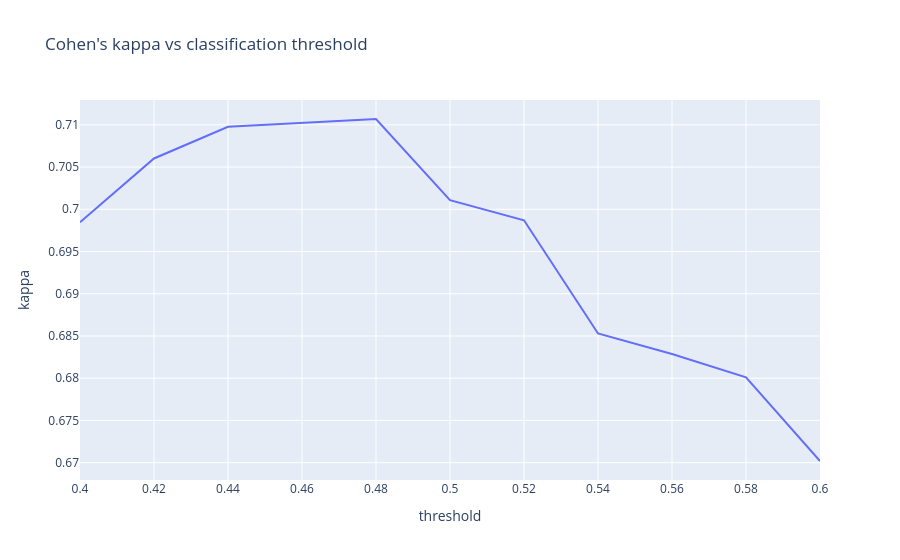

Notebook source saved alongside this figure:
### Markdown cell above
# Подбор порогов

### Code cell
best_threshold_kappa = -1.0
best_threshold = None
threshold_kappas = []
thresholds = np.linspace(0.4, 0.6, num=11)
for threshold in thresholds:
    print(f"Internal val study-level metrics at threshold {threshold}:")
    study_level_pred_val = predict_study_level(model, internal_val_df, threshold=threshold)
    cohen_kappa = cohen_kappa_score(study_level_pred_val["label"], study_level_pred_val["pred"])
    threshold_kappas.append({"threshold": threshold, "kappa": cohen_kappa})
    print(f"  Cohen's kappa: {cohen_kappa:.4f}")
    if cohen_kappa > best_threshold_kappa:
        best_threshold_kappa = cohen_kappa
        best_threshold = threshold
print(f"Best threshold based on internal val kappa: {best_threshold} (kappa={best_threshold_kappa:.4f})")
# plot threshold vs kappa using plotly express
from plotly import express as px
threshold_kappa_df = pd.DataFrame(threshold_kappas)
fig = px.line(threshold_kappa_df, x="threshold", y="kappa", title="Cohen's kappa vs classification threshold")
fig.show()

### Figure 1 — Plotly figure (JSON) as saved in the notebook; plotly's stock layout.template omitted (floating-point values rounded to 4 significant figures)
{"data": [{"hovertemplate": "threshold=%{x}<br>kappa=%{y}<extra></extra>", "legendgroup": "", "line": {"color": "#636efa", "dash": "solid"}, "marker": {"symbol": "circle"}, "mode": "lines", "name": "", "orientation": "v", "showlegend": false, "type": "scatter", "x": [0.4, 0.42, 0.44, 0.46, 0.48, 0.5, 0.52, 0.54, 0.56, 0.58, 0.6], "xaxis": "x", "y": [0.6985, 0.706, 0.7098, 0.7102, 0.7107, 0.7011, 0.6987, 0.6853, 0.6829, 0.6801, 0.6702], "yaxis": "y"}], "layout": {"legend": {"tracegroupgap": 0}, "title": {"text": "Cohen's kappa vs classification threshold"}, "xaxis": {"anchor": "y", "domain": [0, 1], "title": {"text": "threshold"}}, "yaxis": {"anchor": "x", "domain": [0, 1], "title": {"text": "kappa"}}}}
